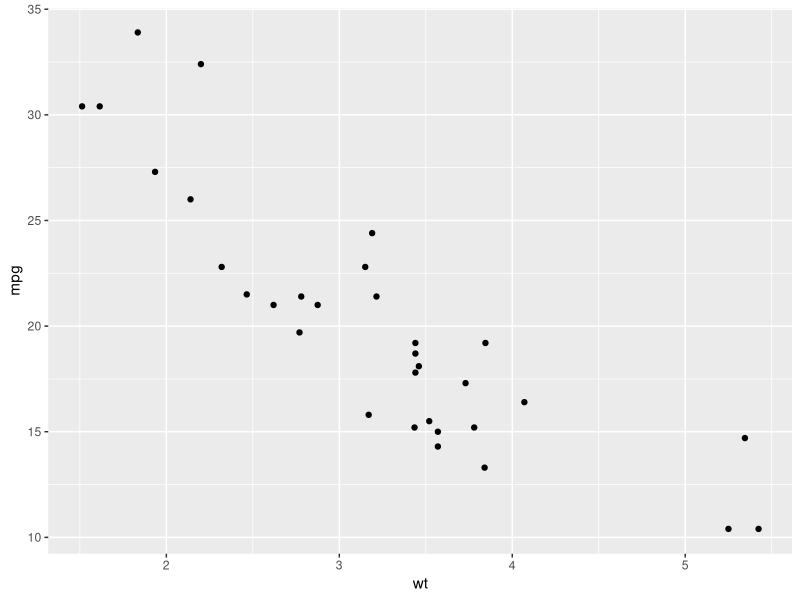
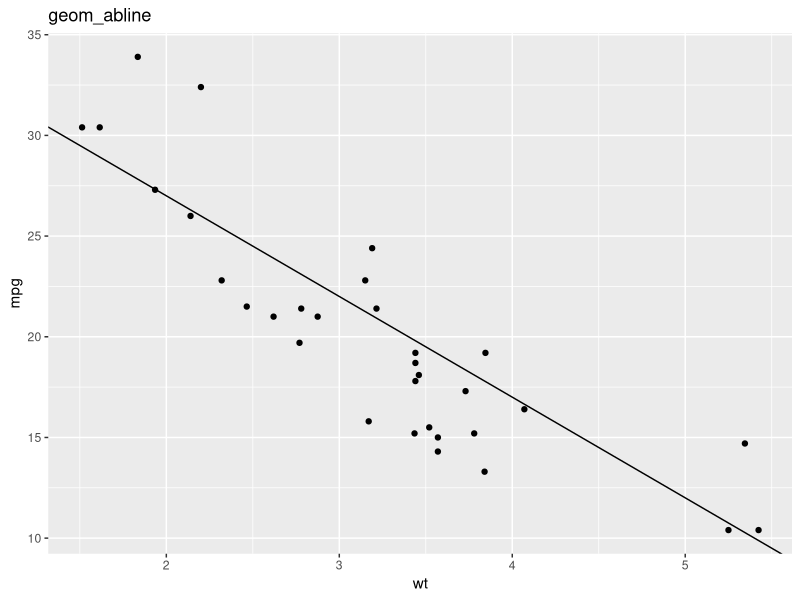
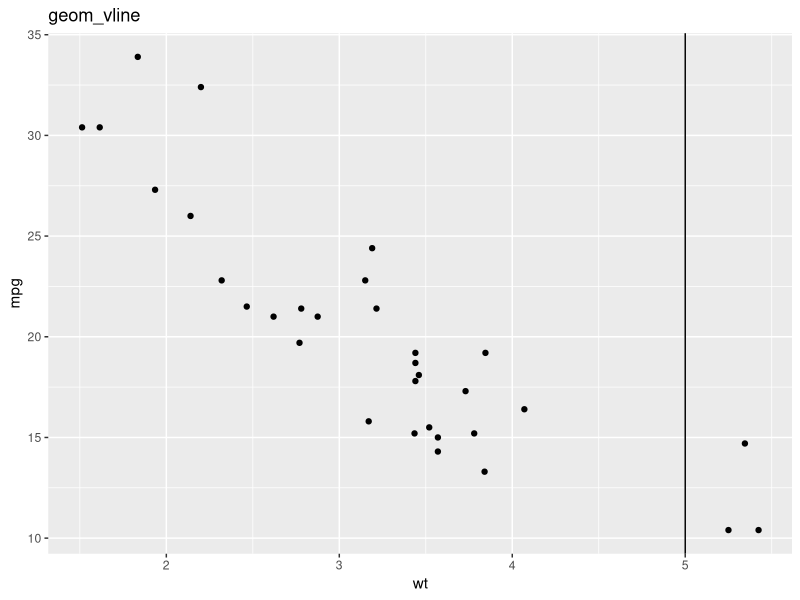
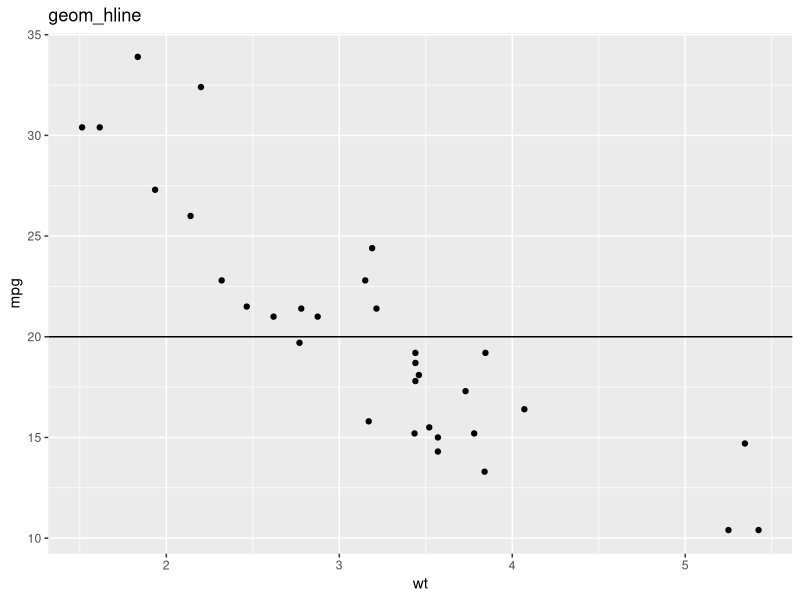
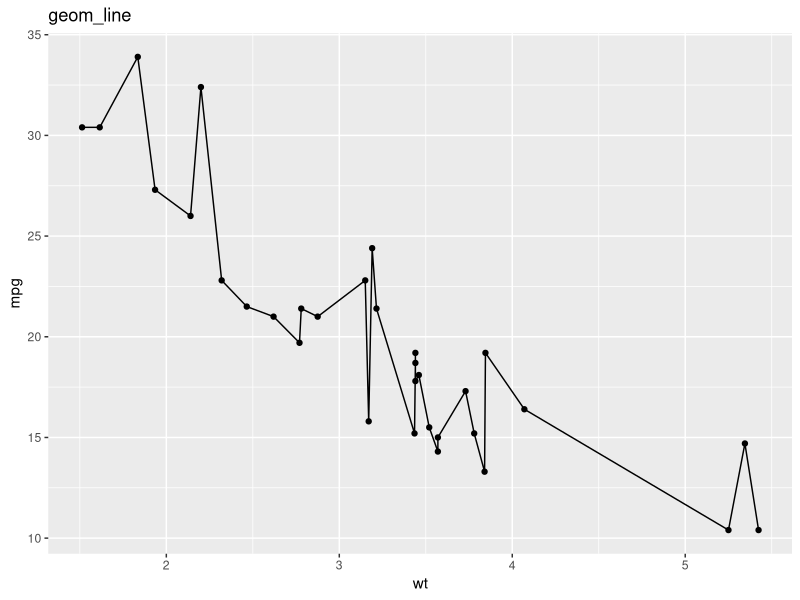
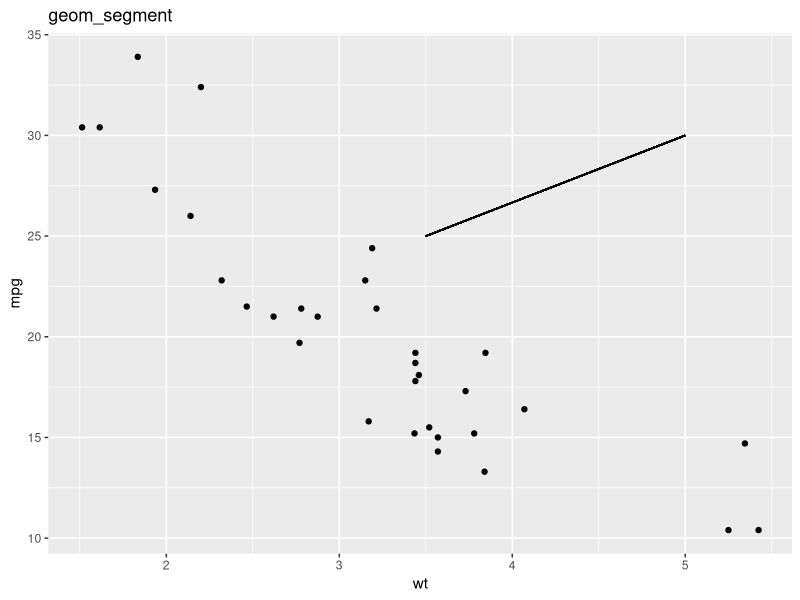
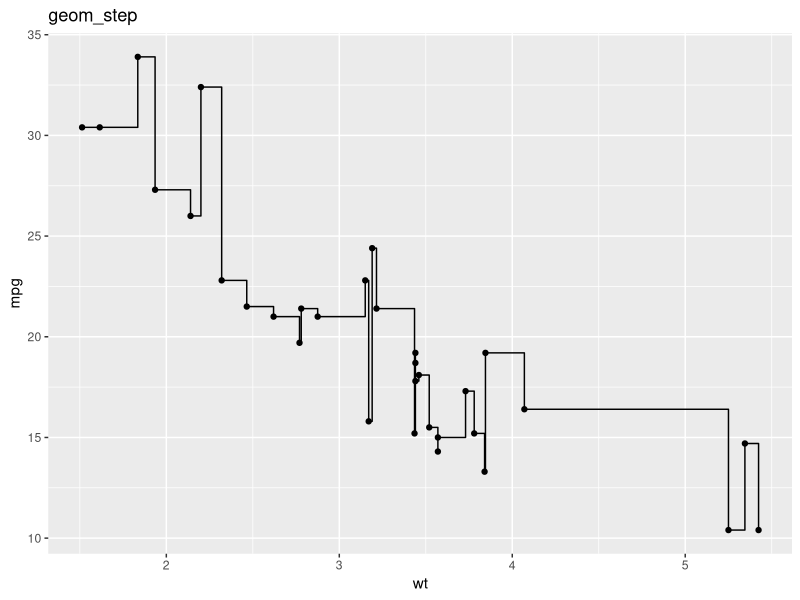

Reproduce these figures in R, in order. (Note: this script raises an error after producing the figures.)
library(ggplot2)
data(mtcars)

p <- qplot(wt,mpg,data=mtcars)

p1 <- p + geom_abline(intercept = 37, slope = -5) + ggtitle("geom_abline")
p2 <- p + geom_vline(xintercept = 5) + ggtitle("geom_vline")
p3 <- p + geom_hline(yintercept = 20) + ggtitle("geom_hline")
p4 <- p + geom_line() + ggtitle("geom_line")
p5 <- p + geom_segment(x = 5, y = 30, xend = 3.5, yend = 25) + ggtitle("geom_segment")
p6 <- p + geom_step() + ggtitle("geom_step")

## multiplot is a function found here: http://www.cookbook-r.com/Graphs/Multiple_graphs_on_one_page_(ggplot2)/
multiplot(p1, p4, p2, p5, p3, p6, cols=3)
